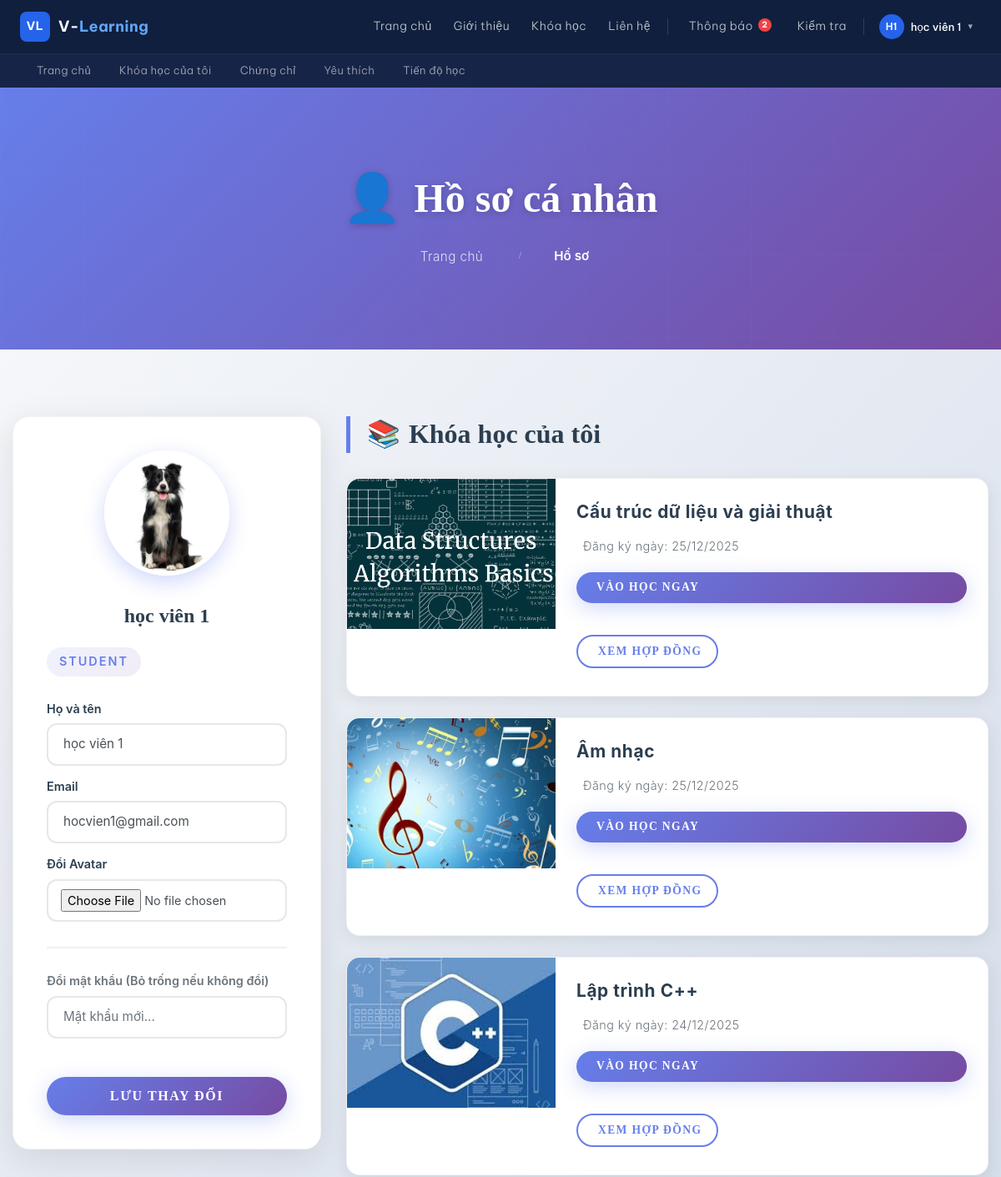
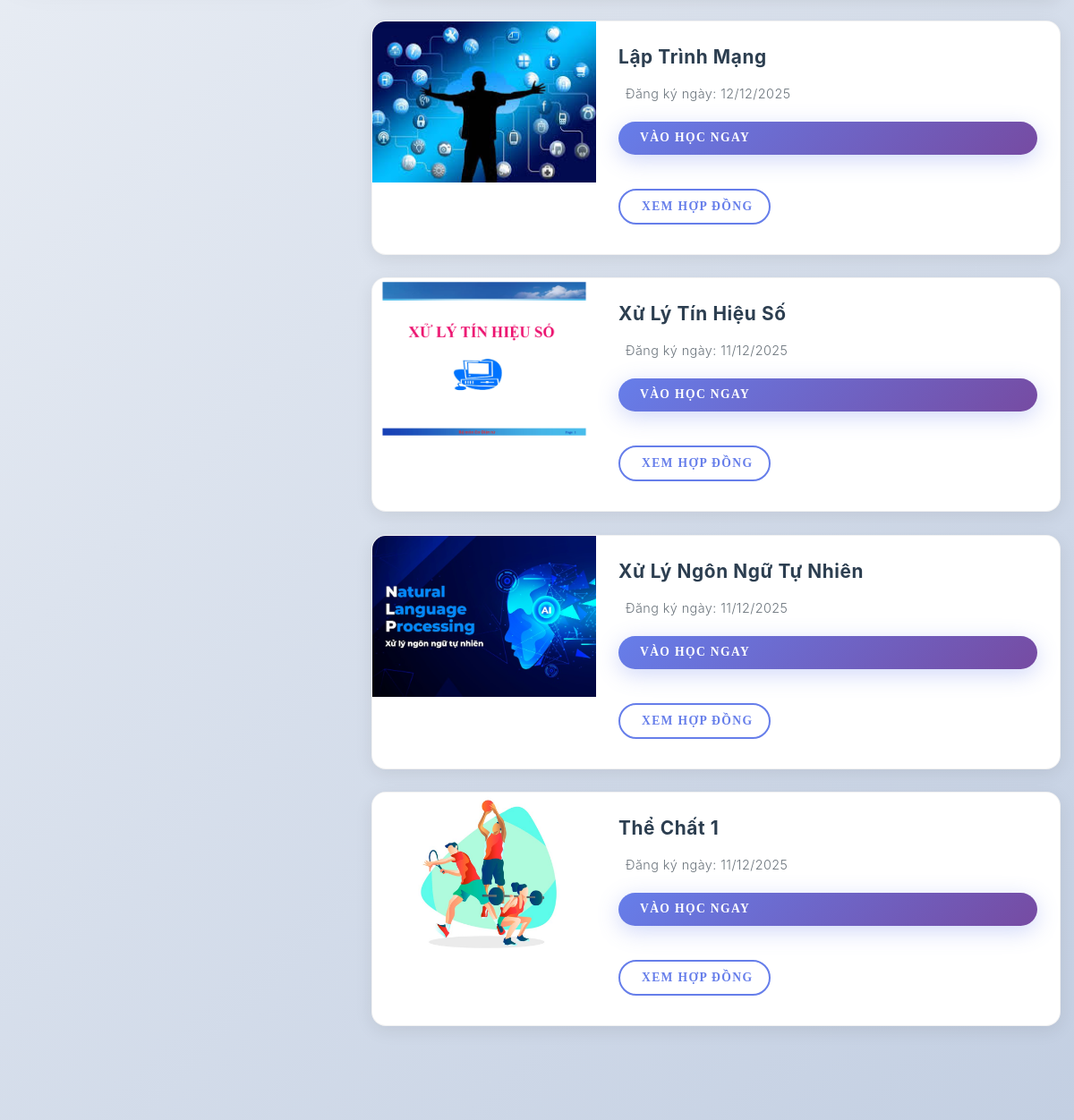
The app's page /Profile.php (signed in) with its own data (2 pictures, top to bottom).
### tables this page shows
CREATE TABLE `users` (
  `id` int NOT NULL,
  `fullname` varchar(255) DEFAULT NULL,
  `email` varchar(255) DEFAULT NULL,
  `password` varchar(255) DEFAULT NULL,
  `role` enum('admins','teacher','student') DEFAULT 'student',
  `avatar` varchar(255) DEFAULT NULL,
  `created_at` datetime DEFAULT CURRENT_TIMESTAMP
);

CREATE TABLE `enrollments` (
  `id` int NOT NULL,
  `user_id` int DEFAULT NULL,
  `course_id` int DEFAULT NULL,
  `enrolled_at` datetime DEFAULT CURRENT_TIMESTAMP
);

CREATE TABLE `courses` (
  `id` int NOT NULL,
  `category_id` int DEFAULT NULL,
  `title` varchar(255) DEFAULT NULL,
  `description` text,
  `thumbnail` varchar(255) DEFAULT NULL,
  `price` decimal(10,2) NOT NULL DEFAULT '0.00',
  `status` enum('draft','published','archived') NOT NULL DEFAULT 'draft',
  `updated_at` timestamp NOT NULL DEFAULT CURRENT_TIMESTAMP ON UPDATE CURRENT_TIMESTAMP,
  `slug` varchar(255) NOT NULL,
  `teacher_id` int DEFAULT NULL,
  `created_at` datetime DEFAULT CURRENT_TIMESTAMP
);

### Profile.php (the view, shortened to what this page needs)
<?php
include 'config.php';
$user_id = $_SESSION['user_id'];
$stmt = $conn->prepare("SELECT * FROM users WHERE id = ?");
$stmt->bind_param("i", $user_id);
$stmt->execute();
$user = $stmt->get_result()->fetch_assoc();
$sql_courses = "SELECT c.id, c.title, c.thumbnail, c.slug, e.enrolled_at, e.id as enrollment_id
                FROM enrollments e
                JOIN courses c ON e.course_id = c.id
                WHERE e.user_id = ?
                ORDER BY e.enrolled_at DESC";
$stmt_courses = $conn->prepare($sql_courses);
$stmt_courses->bind_param("i", $user_id);
$stmt_courses->execute();
$my_courses = $stmt_courses->get_result();
?>
<?php include 'header.php'; ?>
<div class="breadcrumbs-custom">
    <div class="container">
        <h1 class="breadcrumbs-custom-title">Hồ sơ cá nhân</h1>
        <ul class="breadcrumbs-custom-path">
            <li><a href="home.php">Trang chủ</a></li>
            <li class="active">Hồ sơ</li>
        </ul>
    </div>
</div>
<section class="profile-section">
    <div class="container">
        <div class="row row-40">
            <div class="col-lg-4">
                <div class="profile-card">
                    <div class="profile-avatar-wrapper">
                        <?php
                            $avatar_url = !empty($user['avatar']) ? $user['avatar'] : 'images/default-avatar.png';
                        ?>
                        <img src="<?= $avatar_url ?>" alt="Avatar" class="profile-avatar">
                    </div>
                    <h4 class="profile-name"><?= htmlspecialchars($user['fullname']) ?></h4>
                    <p class="profile-role"><?= htmlspecialchars($user['role']) ?></p>
                    <form method="POST" enctype="multipart/form-data">
                        <div class="form-group mb-3">
                            <label class="small fw-bold">Họ và tên</label>
                            <input type="text" name="fullname" class="form-control" value="<?= htmlspecialchars($user['fullname']) ?>" required>
                        </div>
                        <div class="form-group mb-3">
                            <label class="small fw-bold">Email</label>
                            <input type="email" name="email" class="form-control" value="<?= htmlspecialchars($user['email']) ?>" required>
                        </div>
                        <div class="form-group mb-3">
                            <label class="small fw-bold">Đổi Avatar</label>
                            <input type="file" name="avatar" class="form-control form-control-sm">
                        </div>
                        <hr>
                        <div class="form-group mb-3">
                            <label class="small fw-bold text-muted">Đổi mật khẩu (Bỏ trống nếu không đổi)</label>
                            <input type="password" name="new_password" class="form-control" placeholder="Mật khẩu mới...">
                        </div>
                        <button type="submit" class="button button-block button-primary-gradient">Lưu thay đổi</button>
                    </form>
                </div>
            </div>
            <div class="col-lg-8">
                <h3 class="section-title wow fadeInLeft">Khóa học của tôi</h3>
                <?php if ($my_courses->num_rows > 0): ?>
                    <?php while($course = $my_courses->fetch_assoc()):
                        $thumb = !empty($course['thumbnail']) ? $course['thumbnail'] : 'images/default.jpg';
                    ?>
                        <div class="course-item wow fadeInUp">
                            <a href="course_details.php?id=<?= $course['id'] ?>">
                                <img src="<?= $thumb ?>" alt="<?= htmlspecialchars($course['title']) ?>" class="course-thumb">
                            </a>
                            <div class="course-info">
                                <div>
                                    <a href="course_details.php?id=<?= $course['id'] ?>" class="course-title">
                                        <?= htmlspecialchars($course['title']) ?>
                                    </a>
                                    <p class="course-meta">
                                        <span>Đăng ký ngày: <?= date('d/m/Y', strtotime($course['enrolled_at'])) ?></span>
                                    </p>
                                </div>
                                <div>
                                    <a href="course_details.php?id=<?= $course['id'] ?>" class="button button-sm button-primary-gradient btn-action">
                                        <span>Vào học ngay</span>
                                    </a>
                                    <a href="student_contract.php?id=<?= $course['enrollment_id'] ?>&course_id=<?= $course['id'] ?>" target="_blank" class="button button-sm button-default-outline btn-action">
                                        <span>Xem hợp đồng</span>
                                    </a>
                                </div>
                            </div>
                        </div>
                    <?php endwhile; ?>
                <?php endif; ?>
            </div>
        </div>
    </div>
</section>
<?php include 'footer.php'; ?>

### header.php (style rules this page uses)
* { box-sizing: border-box; }

### records on screen
users: avatar (picture), fullname "học viên 1", role "STUDENT", email "hocvien1@gmail.com"
enrollments: course.thumbnail (picture), course.title "Cấu trúc dữ liệu và giải thuật", enrolled_at "25/12/2025"
enrollments: course.thumbnail (picture), course.title "Âm nhạc", enrolled_at "25/12/2025"
enrollments: course.thumbnail (picture), course.title "Lập trình C++", enrolled_at "24/12/2025"
enrollments: course.thumbnail (picture), course.title "Lập Trình Mạng", enrolled_at "12/12/2025"
enrollments: course.thumbnail (picture), course.title "Xử Lý Tín Hiệu Số", enrolled_at "11/12/2025"
enrollments: course.thumbnail (picture), course.title "Xử Lý Ngôn Ngữ Tự Nhiên", enrolled_at "11/12/2025"
enrollments: course.thumbnail (picture), course.title "Thể Chất 1", enrolled_at "11/12/2025"

### other values on screen
$count "2"
$initials "H1"
$fullname "học viên 1"
